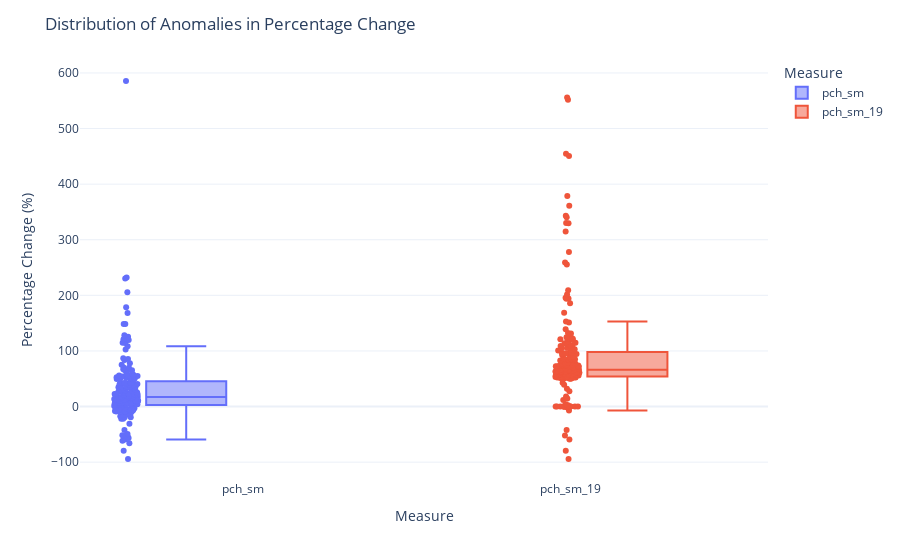

The notebook cell saved with this chart:
### Code cell
import plotly.express as px

# Select only the percentage change columns
cols_to_plot = ["pch_sm", "pch_sm_19"]

# Reshape wide → long for plotly express
anomalies_long = anomalies.melt(
    id_vars=["Land_Saison", "JahrMonat", "value"],
    value_vars=cols_to_plot,
    var_name="Measure",
    value_name="PctChange"
)

# Boxplot
fig = px.box(
    anomalies_long,
    x="Measure",
    y="PctChange",
    color="Measure",
    points="all",  # show individual outliers/points
    hover_data=["Land_Saison", "JahrMonat", "value"]
)

fig.update_layout(
    title="Distribution of Anomalies in Percentage Change",
    yaxis_title="Percentage Change (%)",
    xaxis_title="Measure",
    boxmode="group",
    template="plotly_white"
)

fig.show()

### Figure 1 — Plotly figure (JSON) as saved in the notebook; plotly's stock layout.template omitted (floating-point values rounded to 4 significant figures; data arrays with more than 128 entries replaced by an {"elided": "..."} marker saying what was removed)
{"data": [{"alignmentgroup": "True", "boxpoints": "all", "customdata": {"elided": "188x3 mixed values"}, "hovertemplate": "Measure=%{x}<br>PctChange=%{y}<br>Land_Saison=%{customdata[0]}<br>JahrMonat=%{customdata[1]}<br>value=%{customdata[2]}<extra></extra>", "legendgroup": "pch_sm", "marker": {"color": "#636efa"}, "name": "pch_sm", "notched": false, "offsetgroup": "pch_sm", "orientation": "v", "showlegend": true, "type": "box", "x": {"elided": "188 str values"}, "x0": " ", "xaxis": "x", "y": {"elided": "188 float values"}, "y0": " ", "yaxis": "y"}, {"alignmentgroup": "True", "boxpoints": "all", "customdata": {"elided": "188x3 mixed values"}, "hovertemplate": "Measure=%{x}<br>PctChange=%{y}<br>Land_Saison=%{customdata[0]}<br>JahrMonat=%{customdata[1]}<br>value=%{customdata[2]}<extra></extra>", "legendgroup": "pch_sm_19", "marker": {"color": "#EF553B"}, "name": "pch_sm_19", "notched": false, "offsetgroup": "pch_sm_19", "orientation": "v", "showlegend": true, "type": "box", "x": {"elided": "188 str values"}, "x0": " ", "xaxis": "x", "y": {"elided": "188 float values"}, "y0": " ", "yaxis": "y"}], "layout": {"boxmode": "group", "legend": {"title": {"text": "Measure"}, "tracegroupgap": 0}, "margin": {"t": 60}, "title": {"text": "Distribution of Anomalies in Percentage Change"}, "xaxis": {"anchor": "y", "categoryarray": ["pch_sm", "pch_sm_19"], "categoryorder": "array", "domain": [0, 1], "title": {"text": "Measure"}}, "yaxis": {"anchor": "x", "domain": [0, 1], "title": {"text": "Percentage Change (%)"}}}}
